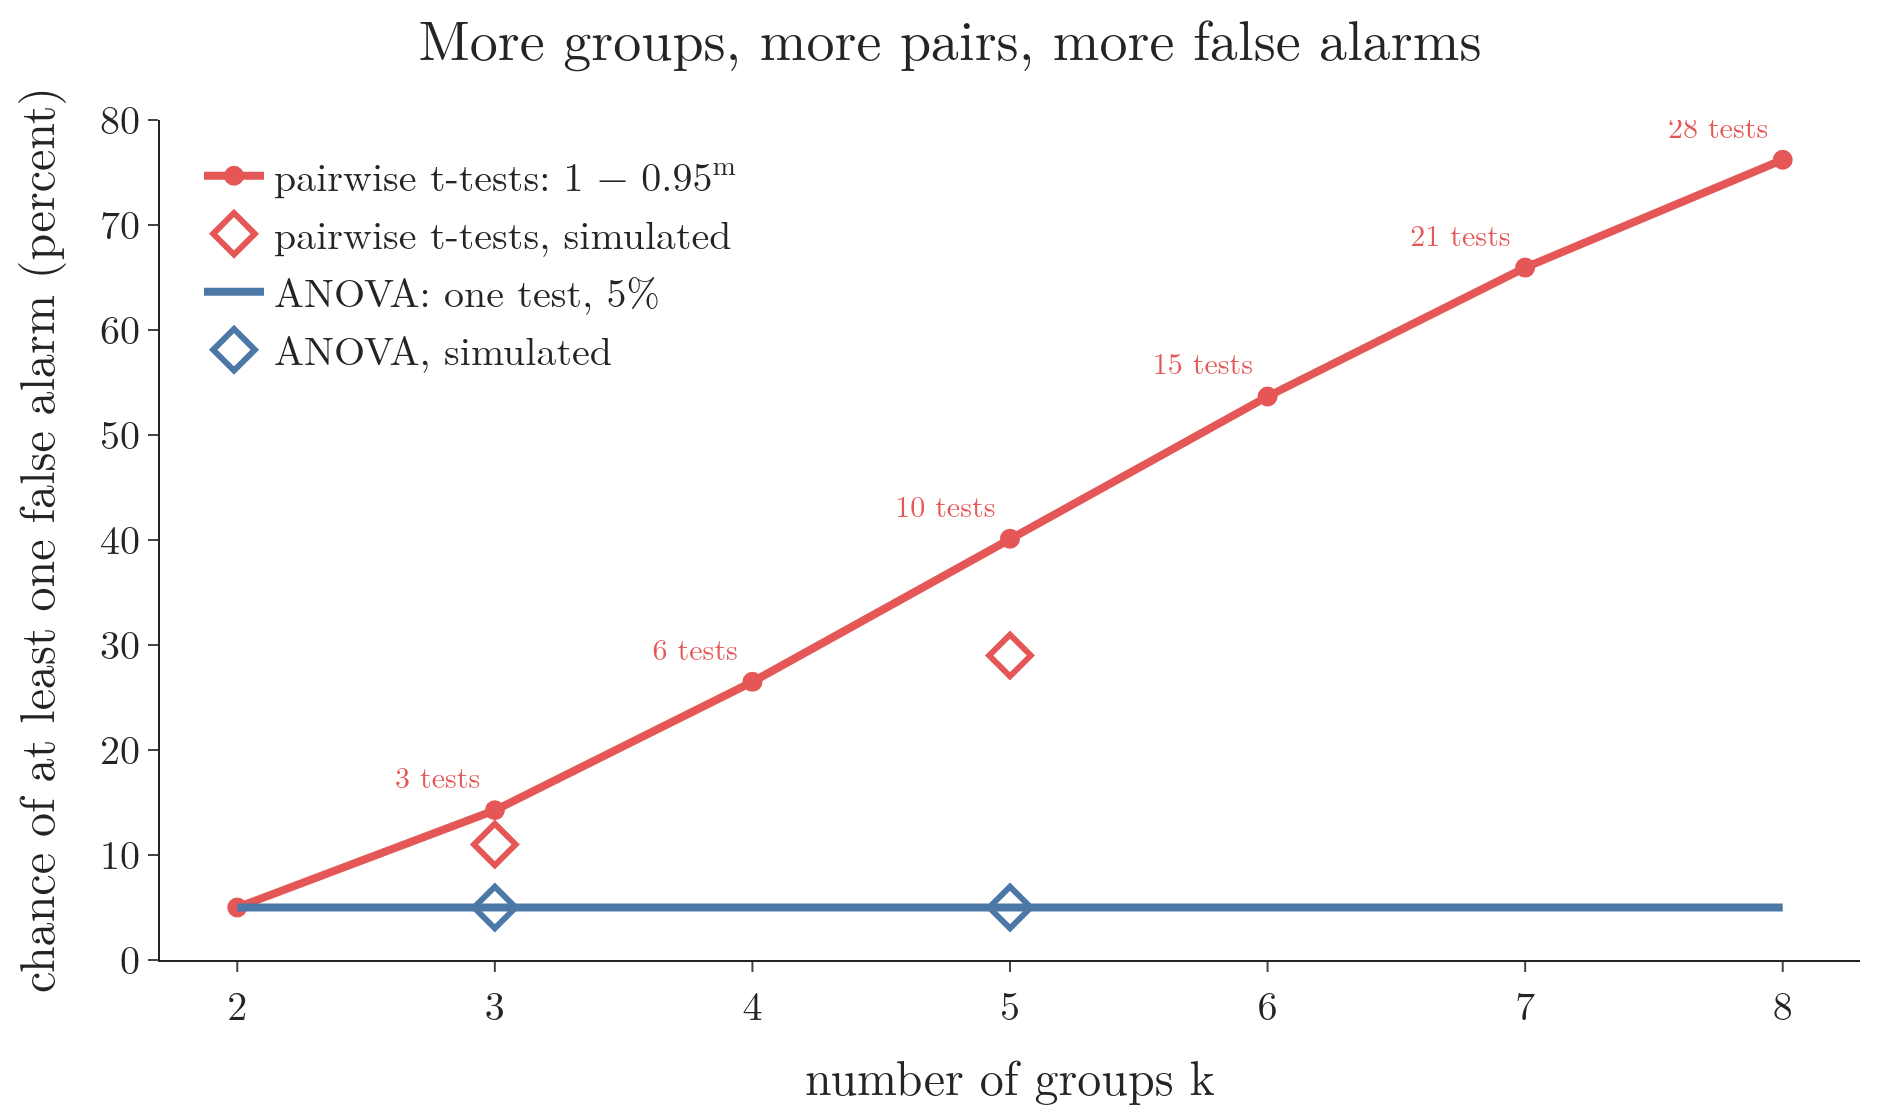

Here is the Python script that generated this plot:
"""Section 2: the risk of at least one false alarm when every pair of k groups gets its own t-test at alpha = 0.05,
1 - 0.95^m with m = k(k - 1)/2 pairs, against ANOVA's single test. The simulated points (2,000 datasets, 20 values
per group, all true means equal) are the notebook's numbers quoted in the Note.
Run: python false_alarm.py  -> false_alarm.png/.pdf (Plotly)"""
from pathlib import Path

import numpy as np
import plotly.graph_objects as go

HERE = Path(__file__).parent
BLUE, ORANGE, GREEN, RED, GREY = "#4C78A8", "#F58518", "#54A24B", "#E45756", "#6B6B6B"
k = np.arange(2, 9)
m = k * (k - 1) // 2
risk = 1 - 0.95 ** m
assert np.isclose(risk[k == 3][0], 0.143, atol=5e-4) and np.isclose(risk[k == 5][0], 0.401, atol=5e-4)
SIM_T = {3: 0.110, 5: 0.290}                      # notebook: pairwise t-tests, simulated
SIM_ANOVA = {3: 0.050, 5: 0.050}                  # notebook: ANOVA, simulated

fig = go.Figure()
fig.add_trace(go.Scatter(x=k, y=100 * risk, mode="lines+markers+text", name="pairwise t-tests: 1 − 0.95<sup>m</sup>",
                         line=dict(color=RED, width=4), marker=dict(size=10),
                         text=[f"{m_} tests" if m_ > 1 else "" for m_ in m], textposition="top left", textfont=dict(size=15, color=RED)))
fig.add_trace(go.Scatter(x=list(SIM_T), y=[100 * v for v in SIM_T.values()], mode="markers", name="pairwise t-tests, simulated",
                         marker=dict(size=16, color=RED, symbol="diamond-open", line=dict(width=3))))
fig.add_trace(go.Scatter(x=[2, 8], y=[5, 5], mode="lines", name="ANOVA: one test, 5%", line=dict(color=BLUE, width=4)))
fig.add_trace(go.Scatter(x=list(SIM_ANOVA), y=[100 * v for v in SIM_ANOVA.values()], mode="markers",
                         name="ANOVA, simulated", marker=dict(size=16, color=BLUE, symbol="diamond-open", line=dict(width=3))))
fig.update_layout(template="simple_white", width=950, height=560, font=dict(family="Latin Modern Roman", size=20),
                  title=dict(text="More groups, more pairs, more false alarms", x=0.5),
                  xaxis=dict(title="number of groups k", dtick=1, range=[1.7, 8.3]),
                  yaxis=dict(title="chance of at least one false alarm (percent)", range=[0, 80]),
                  legend=dict(x=0.02, y=0.98, bgcolor="rgba(255,255,255,0.9)"), margin=dict(l=80, r=20, t=60, b=60))
fig.write_image(HERE / "false_alarm.png", scale=2)
fig.write_image(HERE / "false_alarm.pdf")
